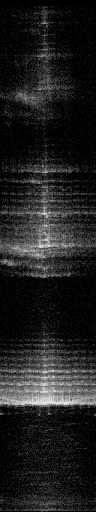
%> input picture data/frame.bmp, 96 x 512 px
$ octave beam_taper.m   (GNU Octave 9; MATLAB toolbox functions it lacks are replaced by stand-ins)
%> lines starting %> are read from the running program, lines starting %| are printed output that depends on the picture
%%

close all
k0 = 0.6; % my own, additional, correction factor
k1 =  -0.0089;
k2 = 0.8515;
k3 = -20.0994;

i = 0:95;

a = (k0)*(k1 * i.^2 + k2 * i + k3*ones(1,96));

s = 1/70; % this is the MuPerDB (image intensity over dB, eg. 255/(70dB) )
%a = -s*a + 0.5*ones(1,96); % original soundmetrics correction
a = -s*a;% why the 0.5???

figure;
plot(i,a)
title('Beam taper approximation')
xlabel('Beam index')
ylabel('Correction')
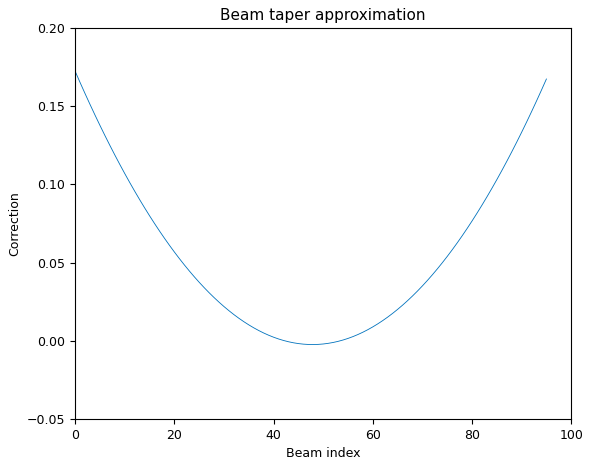
%> figure redrawn from the program's plot data; curve peaks at x = 0, y = 0.172

polar_frame = im2double(imread('data/frame.bmp'));
%> polar_frame: size 512x96 double; min 0, max 0.922, mean 0.124
offset = repmat(a, [512, 1]);
enhanced_polar_frame = polar_frame+offset;
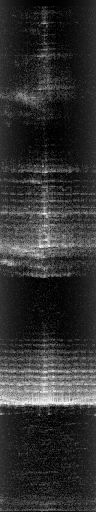
%> enhanced_polar_frame: size 512x96 double; min -0.00229, max 0.953, mean 0.181; drawn with min black and max white
figure;
subplot(1,3,1)
imshow(polar_frame)
subplot(1,3,2)
imshow(offset)
subplot(1,3,3)
imshow(enhanced_polar_frame);
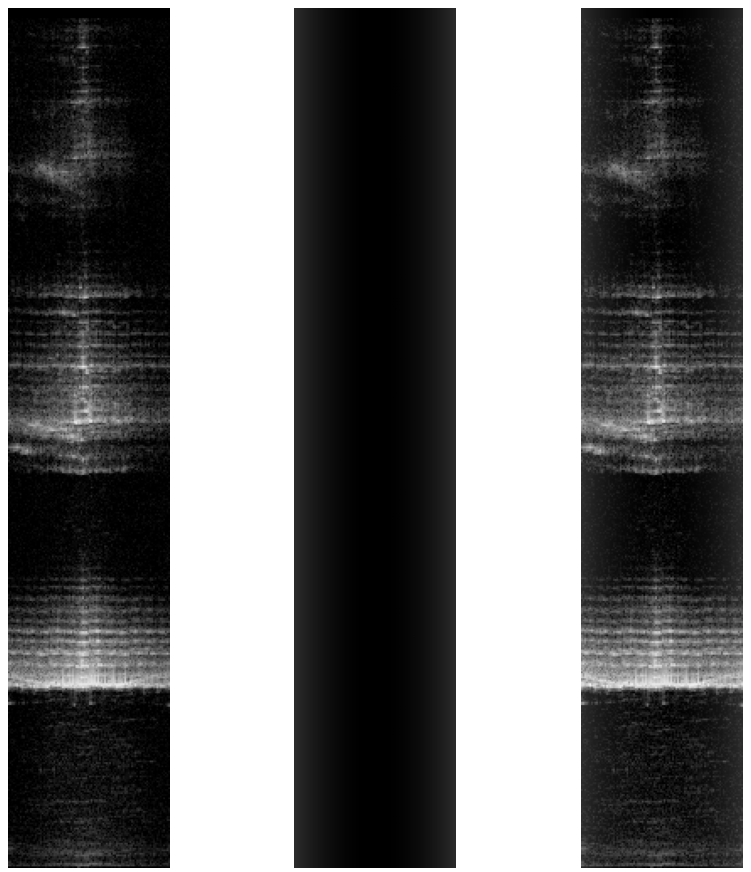
%> figure redrawn from the program's plot data, 3 panels

%{
    Original DIDSON code:

	int	i, iBeam;
	double	dA1 = -0.0089;
	double	dA2 = 0.8515;
	double	dA3 = -20.0994;
	double	dCF;

	dA1 *= (double)m_nBpcMaxCorrection/20.;
	dA2 *= (double)m_nBpcMaxCorrection/20.;
	dA3 *= (double)m_nBpcMaxCorrection/20.;

	for (i = 0 ; i < 96 ; i++)
	{
		iBeam = pDoc->m_Header.m_bHighResolution && !pDoc->m_bLongRange ? i : 2*i;
		dCF = dA1*(double)(iBeam*iBeam) + dA2*(double)iBeam + dA3;
		m_iBPCorrection[i] = (int)(-pDoc->m_fMuPerDb * dCF + 0.5);
	}

%}
